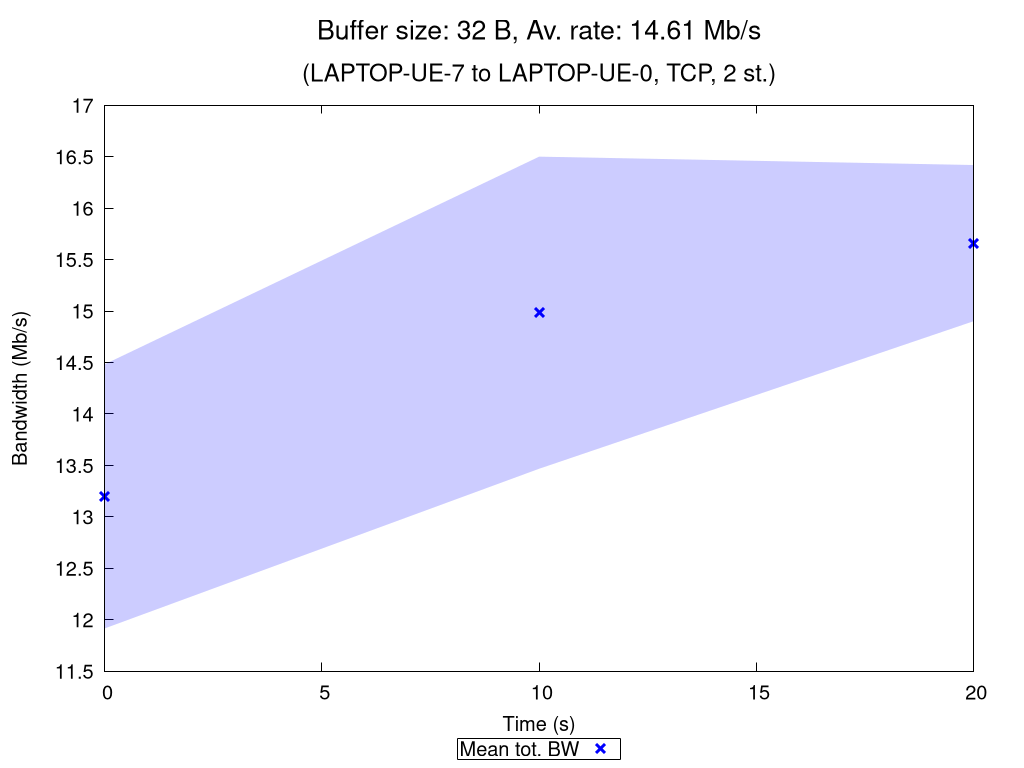

This figure's gnuplot source:
set terminal pngcairo nocrop enhanced size 1024,768 font "Verdana,15"
set output "TCP_2_st_2020_10_27_19-44-14_two2one_00032B.png"

set title "{/=20 Buffer size: 32 B, Av. rate: 14.61 Mb/s}\n\n{/=18 (LAPTOP-UE-7 to LAPTOP-UE-0, TCP, 2 st.)}"

set xlabel "Time (s)"
set ylabel "Bandwidth (Mb/s)"
set ytics nomirror
set key bmargin center horizontal box samplen 1 width -1
set bmargin 4.6
set rmargin 4.5

rf = 1000000.0  # rate factor
set style fill transparent solid 0.2 noborder
set autoscale xfix
plot "TCP_2_st_2020_10_27_19-44-14_two2one_00032B_iperf_processed.dat" using 1:($2/rf-$3/rf):($2/rf+$3/rf) with filledcurves lc rgb "blue" notitle, \
     "" using 1:($2/rf) with points pt 2 ps 1.5 lw 3 lc rgb "blue" title "Mean tot. BW", \
